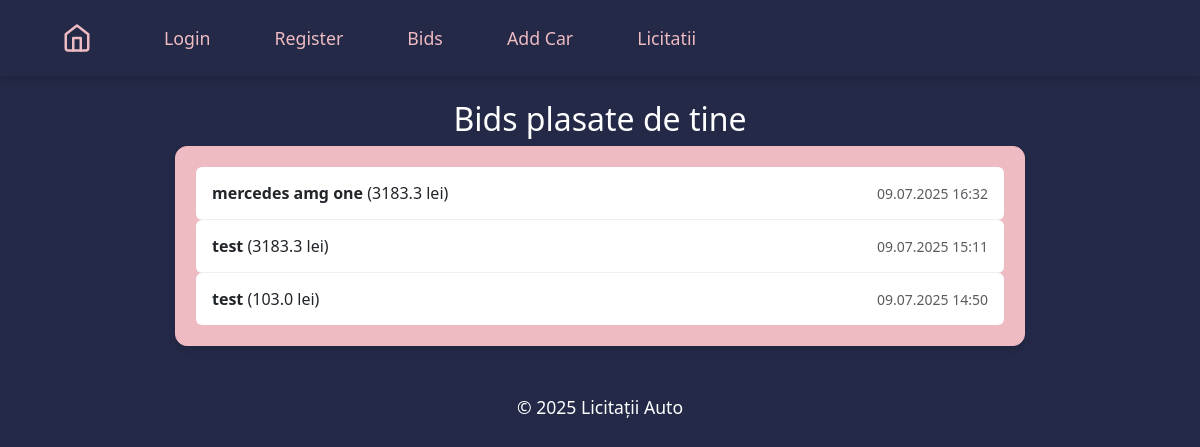
/my-bids/ (signed in), run on an earlier commit of the app's database.
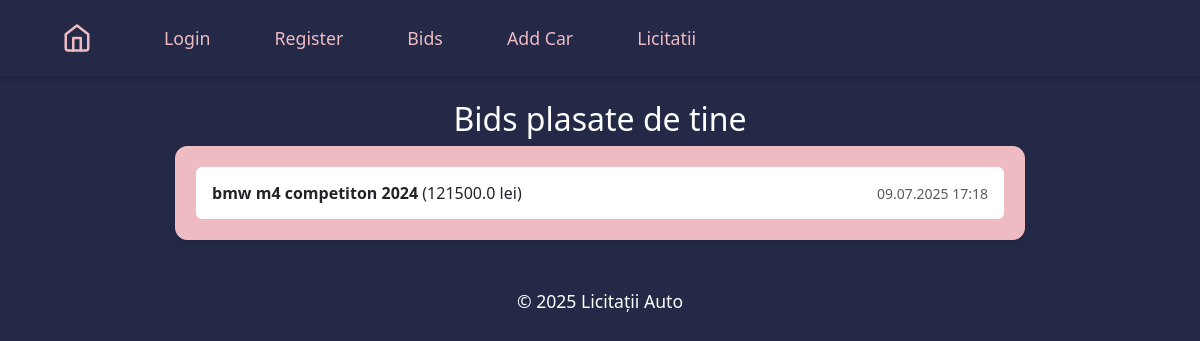
And on a later commit of the database.
### auctions/models.py (models this page shows, shortened)
class Bid(models.Model):
    auction = models.ForeignKey(Auction, related_name='bids', on_delete=models.CASCADE)
    car = models.ForeignKey(Car, related_name='bids', on_delete=models.CASCADE)
    user = models.ForeignKey(User, on_delete=models.CASCADE)
    amount = models.FloatField()
    created_at = models.DateTimeField(auto_now_add=True)

class Car(models.Model):
    name = models.CharField(max_length=100)
    description = models.TextField()
    price = models.DecimalField(max_digits=10, decimal_places=2)
    image = models.ImageField(upload_to='media/')
    created_at = models.DateTimeField(default=timezone.now)
    updated_at = models.DateTimeField(auto_now=True)

### auctions/views.py (the view)
# urls.py: path('my-bids/', views.my_bids, name='bids'),
@login_required
def my_bids(request):
    bids = Bid.objects.filter(user=request.user).order_by('-created_at')
    return render(request, 'auctions/my_bids.html', {'bids': bids})

### templates/auctions/my_bids.html
{% extends "main.html" %}
{% load static %}
{% block extra_css %}
<link rel="stylesheet" href="{% static 'styles_bid.css' %}" />
{% endblock %} {% block title %}Bid-urile Mele{% endblock %} {% block content %}
<h2>Bids plasate de tine</h2>
{% if bids %}
<ul class="list-group mb-3">
  {% for bid in bids %}
  <li class="list-group-item d-flex justify-content-between align-items-center">
    <span>
      <a href="{% url 'auction_detail' bid.auction.id %}">
        <strong>{{ bid.car.name }}</strong>
      </a>
      ({{ bid.amount }} lei)
    </span>
    <small class="text-muted">{{ bid.created_at|date:"d.m.Y H:i" }}</small>
  </li>
  {% endfor %}
</ul>
{% else %}
<p>Nu ai plasat încă niciun bid.</p>
{% endif %} {% endblock %}

### templates/main.html (shortened to what this page needs)
{% load static %}
<!DOCTYPE html>
<html lang="en">
  <head>
     {% block extra_css %}{% endblock %}
    <link
      href="https://cdn.jsdelivr.net/npm/bootstrap@5.3.0/dist/css/bootstrap.min.css"
      rel="stylesheet"
    />
  </head>
  <body>
    {% include "navbar.html" %}
    <div class="container mt-4">
       {% block content %} {% endblock content %}
    </div>
    <footer class="text-center mt-5 mb-2">
      <p>&copy; 2025 Licitații Auto</p>
    </footer>
    <link
      href="https://cdn.jsdelivr.net/npm/bootstrap@5.3.0/dist/css/bootstrap.min.css"
      rel="stylesheet"
    />
  </body>
</html>

### templates/navbar.html (shortened to what this page needs)
{% load static %}
<!DOCTYPE html>
<html>
<head>
  <link rel="stylesheet" href="{% static 'stylesnav.css' %}" />
{%block navbar %}
<nav class="navbar">
  <ul class="navbar__menu">
    <li class="navbar__item">
      <a href="{% url 'home' %}" class="navbar__link">
        <i data-feather="home"></i></a>
    </li>
    {% if main_page %}
      <li class="navbar__item">
        <a href="{% url 'login' %}" class="navbar__link">Login</a>
      </li>
      <li class="navbar__item">
        <a href="{% url 'register' %}" class="navbar__link">Register</a>
      </li>
    {% else %}
      <li class="navbar__item">
        <a href="{% url 'login' %}" class="navbar__link">Login</a>
      </li>
      <li class="navbar__item">
        <a href="{% url 'register' %}" class="navbar__link">Register</a>
      </li>
      <li class="navbar__item">
        <a href="{% url 'bids' %}" class="navbar__link">Bids</a>
      </li>
      <li class="navbar__item">
        <a href="{% url 'add_car' %}" class="navbar__link">Add Car</a>
      </li>
      <li class="navbar__item">
        <a href="{% url 'auction_list' %}" class="navbar__link">Licitatii</a>
      </li>
    {% endif %}
  </ul>
</nav>
{% endblock %}

### static/styles_bid.css (style rules this page uses)
body { background: #232946 !important; }
.list-group { max-width: 850px; margin: 0 auto 20px auto; background-color: #EEBBC3 !important; border-radius: 12px !important; border: 1px solid #EEBBC3 !important; box-shadow: 0 4px 10px rgba(0, 0, 0, 0.05) !important; padding: 20px !important; }
.list-group-item { background: #fff !important; border: none !important; border-bottom: 1px solid #eee !important; padding: 14px 16px !important; border-radius: 6px !important; transition: background-color 0.25s ease !important; }
.list-group-item:last-child { border-bottom: none !important; }
.list-group-item .fw-bold, .list-group-item a { text-decoration: none !important; color: #212529 !important; font-weight: 500 !important; transition: color 0.2s ease !important; }
.text-center { text-align: center !important; }
h2 { text-align: center; margin-bottom: 24px; color: white !important; font-size: 1.75rem; font-weight: 600; }
p { text-align: center; color: #fff !important; font-size: 1.1rem; margin-top: 20px; }

### static/stylesnav.css (style rules this page uses)
.navbar { background: #232946; padding: 0 0 0 0; box-shadow: 0 2px 8px rgba(0, 0, 0, 0.15); font-family: "Segoe UI", Arial, sans-serif; }
.navbar__menu { list-style: none; display: flex; margin: 0; padding: 0 30px; height: 60px; align-items: center; }
.navbar__item { margin: 0 18px; }
.navbar__link { color: #eebbc3; text-decoration: none; font-size: 1.11rem; display: flex; align-items: center; padding: 10px 14px; border-radius: 8px; transition: background 0.2s, color 0.2s; gap: 8px; }
.navbar__link svg { stroke: #eebbc3; width: 30px; height: 30px; }

What changed in the data, as far as the page shows it:
removed Bid: car.name "mercedes amg one", amount "3183.3", created_at "09.07.2025 16:32"
removed Bid: car.name "test", amount "3183.3", created_at "09.07.2025 15:11"
removed Bid: car.name "test", amount "103.0", created_at "09.07.2025 14:50"
added Bid: car.name "bmw m4 competiton 2024", amount "121500.0", created_at "09.07.2025 17:18"
